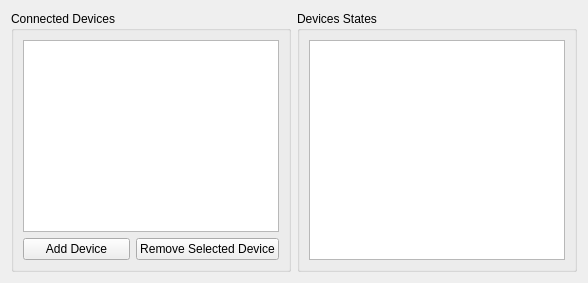
      <widget class="QWidget" name="Tab_device_management">
       <attribute name="title">
        <string>Device Management</string>
       </attribute>
       <layout class="QGridLayout" name="gridLayout_22">
        <item row="0" column="0">
         <widget class="QGroupBox" name="groupBox_ConnectedDevices">
          <property name="title">
           <string>Connected Devices</string>
          </property>
          <layout class="QGridLayout" name="gridLayout_20">
           <item row="0" column="0">
            <widget class="QTableView" name="tableView_Devices"/>
           </item>
           <item row="1" column="0">
            <layout class="QHBoxLayout" name="horizontalLayout_16">
             <item>
              <widget class="QPushButton" name="pushButton_AddDevice">
               <property name="text">
                <string>Add Device</string>
               </property>
              </widget>
             </item>
             <item>
              <widget class="QPushButton" name="pushButton_RemoveSelectedDevice">
               <property name="text">
                <string>Remove Selected Device</string>
               </property>
              </widget>
             </item>
            </layout>
           </item>
          </layout>
         </widget>
        </item>
        <item row="0" column="1">
         <widget class="QGroupBox" name="groupBox_7">
          <property name="title">
           <string>Devices States</string>
          </property>
          <layout class="QGridLayout" name="gridLayout_21">
           <item row="0" column="0">
            <widget class="QTableView" name="tableView_DevicesStates"/>
           </item>
          </layout>
         </widget>
        </item>
       </layout>
      </widget>
